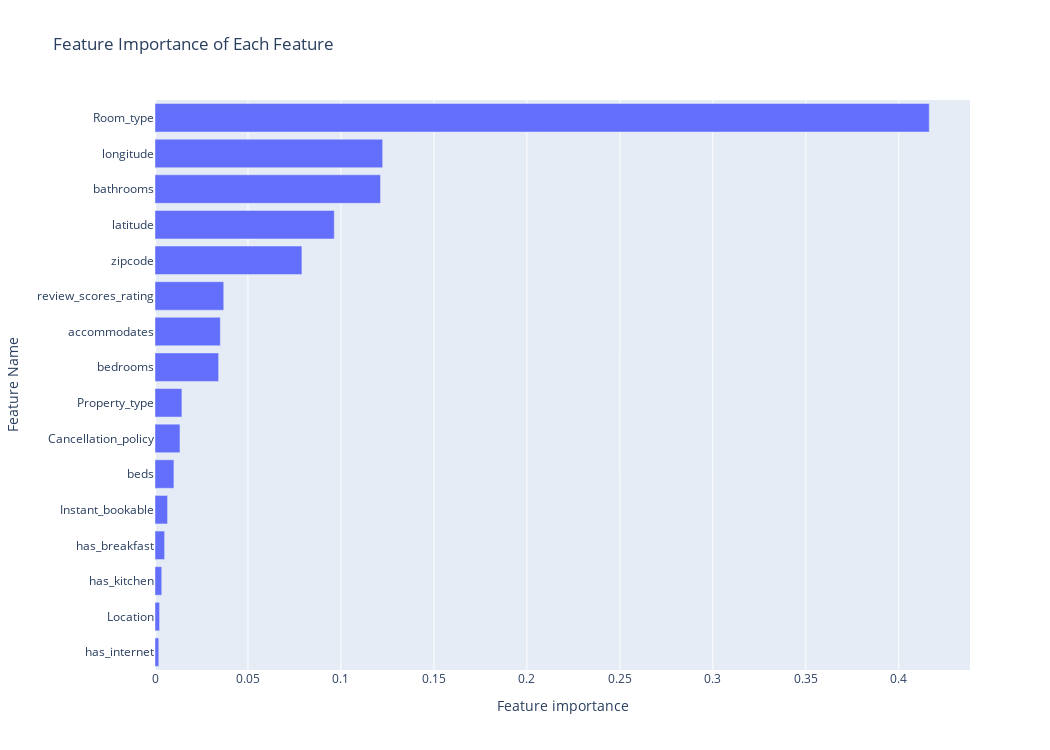

Notebook code for this chart:
### Code cell
# Graph the feature importance
fig = px.bar(features_df, 
             x="Feature importance", 
             y="Feature Name", orientation='h', 
             title ="Feature Importance of Each Feature", 
             height=750,
             width=1050)
fig.show()

### Figure 1 — Plotly figure (JSON) as saved in the notebook; plotly's stock layout.template omitted (floating-point values rounded to 4 significant figures)
{"data": [{"alignmentgroup": "True", "hovertemplate": "Feature importance=%{x}<br>Feature Name=%{y}<extra></extra>", "legendgroup": "", "marker": {"color": "#636efa", "pattern": {"shape": ""}}, "name": "", "offsetgroup": "", "orientation": "h", "showlegend": false, "textposition": "auto", "type": "bar", "x": [0.002037, 0.002475, 0.003631, 0.005166, 0.006753, 0.01017, 0.01343, 0.01447, 0.0342, 0.03514, 0.03698, 0.07901, 0.09641, 0.1213, 0.1224, 0.4164], "xaxis": "x", "y": ["has_internet", "Location", "has_kitchen", "has_breakfast", "Instant_bookable", "beds", "Cancellation_policy", "Property_type", "bedrooms", "accommodates", "review_scores_rating", "zipcode", "latitude", "bathrooms", "longitude", "Room_type"], "yaxis": "y"}], "layout": {"barmode": "relative", "height": 750, "legend": {"tracegroupgap": 0}, "title": {"text": "Feature Importance of Each Feature"}, "width": 1050, "xaxis": {"anchor": "y", "domain": [0, 1], "title": {"text": "Feature importance"}}, "yaxis": {"anchor": "x", "domain": [0, 1], "title": {"text": "Feature Name"}}}}
